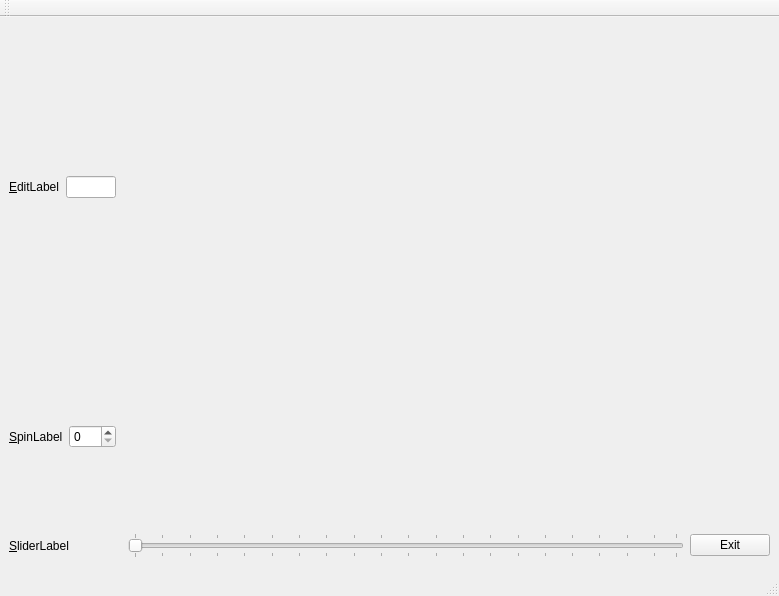
<?xml version="1.0" encoding="UTF-8"?>
<ui version="4.0">
 <class>MainWindow</class>
 <widget class="QMainWindow" name="MainWindow">
  <property name="geometry">
   <rect>
    <x>0</x>
    <y>0</y>
    <width>779</width>
    <height>596</height>
   </rect>
  </property>
  <property name="windowTitle">
   <string>ScaleApp</string>
  </property>
  <property name="windowIcon">
   <iconset resource="MyImages.qrc">
    <normaloff>:/icons/Images_lab4/icon1.ico</normaloff>:/icons/Images_lab4/icon1.ico</iconset>
  </property>
  <widget class="QWidget" name="centralwidget">
   <layout class="QGridLayout" name="gridLayout">
    <item row="3" column="0">
     <widget class="QLabel" name="slidetLabel">
      <property name="text">
       <string>&amp;SliderLabel</string>
      </property>
      <property name="buddy">
       <cstring>horizontalSlider</cstring>
      </property>
     </widget>
    </item>
    <item row="1" column="1" rowspan="2" colspan="2">
     <widget class="MyPicture" name="widget" native="true">
      <property name="sizePolicy">
       <sizepolicy hsizetype="Preferred" vsizetype="Preferred">
        <horstretch>0</horstretch>
        <verstretch>0</verstretch>
       </sizepolicy>
      </property>
      <property name="minimumSize">
       <size>
        <width>640</width>
        <height>480</height>
       </size>
      </property>
     </widget>
    </item>
    <item row="3" column="2">
     <layout class="QHBoxLayout" name="horizontalLayout_3">
      <item>
       <widget class="QSlider" name="horizontalSlider">
        <property name="toolTip">
         <string>Scale %</string>
        </property>
        <property name="orientation">
         <enum>Qt::Horizontal</enum>
        </property>
        <property name="tickPosition">
         <enum>QSlider::TicksBothSides</enum>
        </property>
        <property name="tickInterval">
         <number>5</number>
        </property>
       </widget>
      </item>
      <item>
       <widget class="QPushButton" name="pushButton">
        <property name="text">
         <string>Exit</string>
        </property>
        <property name="icon">
         <iconset resource="MyImages.qrc">
          <normaloff>:/pictures/Images_lab4/Disney_42.png</normaloff>:/pictures/Images_lab4/Disney_42.png</iconset>
        </property>
        <property name="iconSize">
         <size>
          <width>32</width>
          <height>32</height>
         </size>
        </property>
       </widget>
      </item>
     </layout>
    </item>
    <item row="2" column="0">
     <layout class="QHBoxLayout" name="horizontalLayout">
      <item alignment="Qt::AlignLeft">
       <widget class="QLabel" name="spinLabel">
        <property name="maximumSize">
         <size>
          <width>150</width>
          <height>16777215</height>
         </size>
        </property>
        <property name="text">
         <string>&amp;SpinLabel</string>
        </property>
        <property name="buddy">
         <cstring>spinBox</cstring>
        </property>
       </widget>
      </item>
      <item alignment="Qt::AlignLeft">
       <widget class="QSpinBox" name="spinBox">
        <property name="maximumSize">
         <size>
          <width>50</width>
          <height>16777215</height>
         </size>
        </property>
        <property name="maximum">
         <number>100</number>
        </property>
       </widget>
      </item>
     </layout>
    </item>
    <item row="1" column="0">
     <layout class="QHBoxLayout" name="horizontalLayout_2">
      <item>
       <widget class="QLabel" name="editLabel">
        <property name="maximumSize">
         <size>
          <width>150</width>
          <height>16777215</height>
         </size>
        </property>
        <property name="text">
         <string>&amp;EditLabel</string>
        </property>
        <property name="buddy">
         <cstring>lineEdit</cstring>
        </property>
       </widget>
      </item>
      <item alignment="Qt::AlignLeft">
       <widget class="QLineEdit" name="lineEdit">
        <property name="maximumSize">
         <size>
          <width>50</width>
          <height>16777215</height>
         </size>
        </property>
        <property name="maxLength">
         <number>3</number>
        </property>
       </widget>
      </item>
     </layout>
    </item>
   </layout>
  </widget>
  <widget class="QMenuBar" name="menubar">
   <property name="geometry">
    <rect>
     <x>0</x>
     <y>0</y>
     <width>779</width>
     <height>21</height>
    </rect>
   </property>
  </widget>
  <widget class="QStatusBar" name="statusbar"/>
  <widget class="QToolBar" name="toolBar">
   <property name="windowTitle">
    <string>toolBar</string>
   </property>
   <attribute name="toolBarArea">
    <enum>TopToolBarArea</enum>
   </attribute>
   <attribute name="toolBarBreak">
    <bool>false</bool>
   </attribute>
  </widget>
 </widget>
 <customwidgets>
  <customwidget>
   <class>MyPicture</class>
   <extends>QWidget</extends>
   <header>mypicture.h</header>
   <container>1</container>
   <slots>
    <slot>slotScaleChanged(int)</slot>
   </slots>
  </customwidget>
 </customwidgets>
 <resources>
  <include location="MyImages.qrc"/>
 </resources>
 <connections>
  <connection>
   <sender>horizontalSlider</sender>
   <signal>valueChanged(int)</signal>
   <receiver>spinBox</receiver>
   <slot>setValue(int)</slot>
   <hints>
    <hint type="sourcelabel">
     <x>160</x>
     <y>538</y>
    </hint>
    <hint type="destinationlabel">
     <x>84</x>
     <y>393</y>
    </hint>
   </hints>
  </connection>
  <connection>
   <sender>spinBox</sender>
   <signal>valueChanged(int)</signal>
   <receiver>horizontalSlider</receiver>
   <slot>setValue(int)</slot>
   <hints>
    <hint type="sourcelabel">
     <x>120</x>
     <y>401</y>
    </hint>
    <hint type="destinationlabel">
     <x>608</x>
     <y>532</y>
    </hint>
   </hints>
  </connection>
  <connection>
   <sender>spinBox</sender>
   <signal>valueChanged(QString)</signal>
   <receiver>lineEdit</receiver>
   <slot>setText(QString)</slot>
   <hints>
    <hint type="sourcelabel">
     <x>94</x>
     <y>393</y>
    </hint>
    <hint type="destinationlabel">
     <x>80</x>
     <y>159</y>
    </hint>
   </hints>
  </connection>
  <connection>
   <sender>MainWindow</sender>
   <signal>signalValueChanged(int)</signal>
   <receiver>horizontalSlider</receiver>
   <slot>setValue(int)</slot>
   <hints>
    <hint type="sourcelabel">
     <x>334</x>
     <y>149</y>
    </hint>
    <hint type="destinationlabel">
     <x>539</x>
     <y>546</y>
    </hint>
   </hints>
  </connection>
  <connection>
   <sender>lineEdit</sender>
   <signal>textChanged(QString)</signal>
   <receiver>MainWindow</receiver>
   <slot>slotValueChanged(QString)</slot>
   <hints>
    <hint type="sourcelabel">
     <x>102</x>
     <y>158</y>
    </hint>
    <hint type="destinationlabel">
     <x>233</x>
     <y>201</y>
    </hint>
   </hints>
  </connection>
  <connection>
   <sender>MainWindow</sender>
   <signal>signalCloseApp()</signal>
   <receiver>MainWindow</receiver>
   <slot>close()</slot>
   <hints>
    <hint type="sourcelabel">
     <x>408</x>
     <y>145</y>
    </hint>
    <hint type="destinationlabel">
     <x>484</x>
     <y>144</y>
    </hint>
   </hints>
  </connection>
  <connection>
   <sender>pushButton</sender>
   <signal>clicked()</signal>
   <receiver>MainWindow</receiver>
   <slot>close()</slot>
   <hints>
    <hint type="sourcelabel">
     <x>768</x>
     <y>536</y>
    </hint>
    <hint type="destinationlabel">
     <x>471</x>
     <y>97</y>
    </hint>
   </hints>
  </connection>
  <connection>
   <sender>horizontalSlider</sender>
   <signal>valueChanged(int)</signal>
   <receiver>widget</receiver>
   <slot>slotScaleChanged(int)</slot>
   <hints>
    <hint type="sourcelabel">
     <x>425</x>
     <y>548</y>
    </hint>
    <hint type="destinationlabel">
     <x>442</x>
     <y>323</y>
    </hint>
   </hints>
  </connection>
 </connections>
 <slots>
  <signal>signalValueChanged(int)</signal>
  <signal>signalCloseApp()</signal>
  <slot>slotValueChanged(QString)</slot>
 </slots>
</ui>
